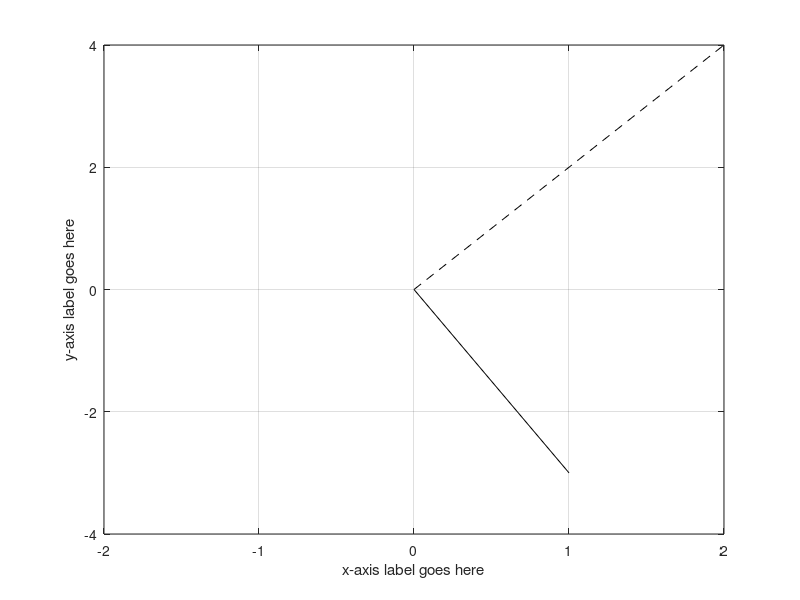

This chart was generated by the following MATLAB code: (Note: this script raises an error after producing the figure.)
% BME671L
% Lab #1: clear, close, plots, vectors, complex variables, real, imag,
% atan, angle

% Your name: 

clear, close all
% Plotting example with u = 1 - 3j, v = 2 + 4j
figure(1), clf
plot([0 1],[0 -3],'k',[0 2],[0 4],'k--')
xlabel('x-axis label goes here')
ylabel('y-axis label goes here')
xlim([-2 2])
ylim([-4 4])
grid on

%%
% Q1: Define 2 complex variables u and v where u = 2 + 3j, v = -5 + j.



%%
% Q2: calculate the sum of u and v. Do not suppress the output.


%%
% Q3: When an output is not assigned a variable it automatically gets
% designated as "ans". Save "ans" as a new variable z. This time suppress
% the output by adding a ";" to the end of the command


%%
% Q4: Print real and imagingary parts of z separately using the disp
% command. Use the matlab functions that return the components of z instead
% of hard coding the answer.

disp('real:')
disp()
disp('imag:')
disp()

%%
% Q5: Calculate the magnitude of z using its complex conjugate either with a
% "'" or using the conj() command. Is there any difference between these
% commands? What if input was a matrix?


% Your answer: 

%%
% Q6: Find the angle of z using Matlab's "angle" command


%%
% Q7: If you instead use the "atan" command to what result do you get? Why
% might these values disagree?


% Your answer: 


%%
% Q8: Plot u in red and v in blue as solid lines on the same plot. The
% vectors should originate from the origin. Label the x and y axis as real
% and imaginary. Set both the x and y axis to display +/- 6. Add a grid.
figure(1), clf


% Add z to the plot in black using the "hold on" command. 



% Add an additional vector to the plot that geometrically represents the
% addition of u to v. Make this vector a dashed green line. Hint:
% head-to-tail vector addition.


% *************************************************************************
%   SHOW FIGURE 1 TO THE TA TO RECIEVE CREDIT FOR THE LAB
% *************************************************************************


%%
% Q9: Create a function cart2polar with that has an input of a complex
% number in a cartesian format, z, and outputs the corresponding radius and
% angle for polar coordinates. The only built-in matlab commands you are
% allowed to use are real(), imag(), and atan(). Use if, elseif, and else.
% Remember that in Matlab any boolean statements require the symbol to
% appear twice (e.g. == or && or ||).


%%
% Q10: Convert the following values to polar coordinates by hand and
% compare the answers to output of your cart2polar function. Remeber that
% all angles should be between -pi and pi.
z1 = 1+1j;
z2 = -1+j;
z3 = -3-4j;
z4 = j;

% By hand:
% z1: r =     theta = 
% z2: r =     theta = 
% z3: r =     theta = 
% z4: r =     theta = 

% Using cart2polar:

[r1, theta1] = cart2polar(z1)

%%
% When you are done:
%	* Make sure to show the indicated result/figure to the TA during the
%     lab period to recieve credit
%	* upload your script to Sakai
%   * upload your cart2polar function
%   * upload a pdf containing your script and outputs
%   * PRINT a copy of your pdf to turn in at the beginning of class on
%     Wednesday
return
